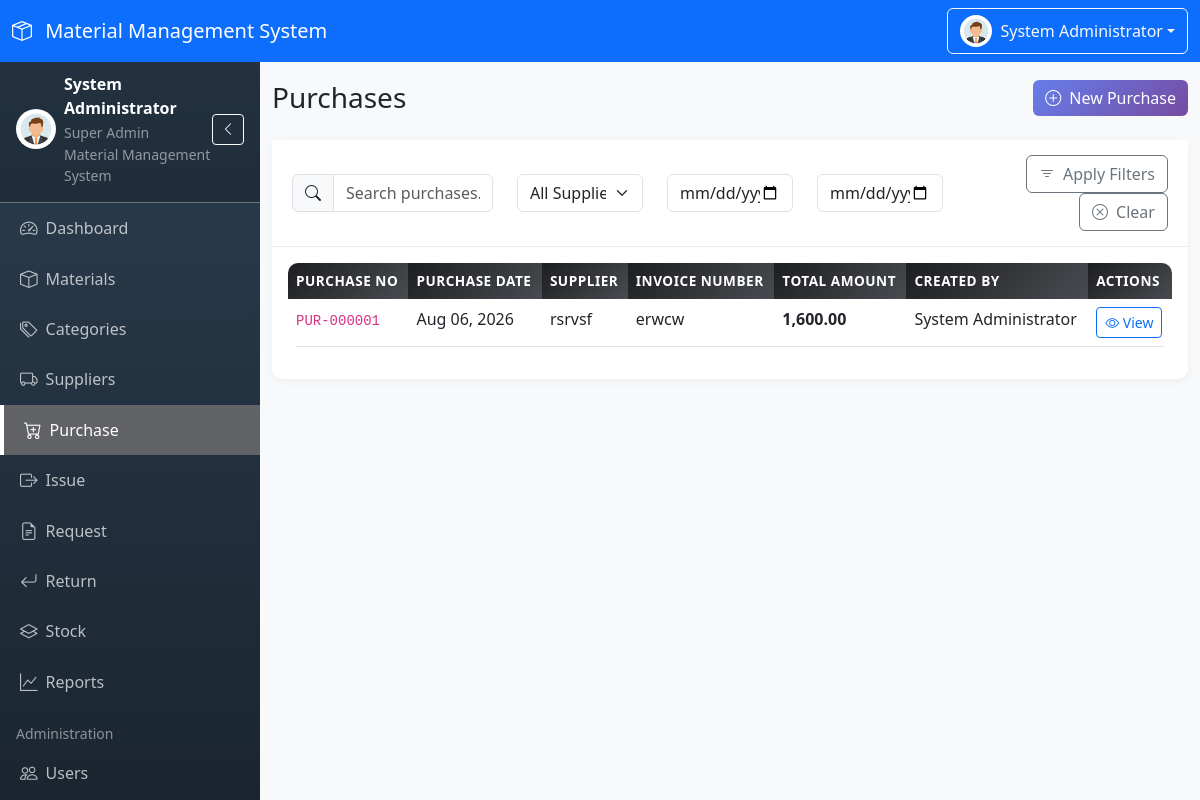
The app's page /modules/purchase/index.php (signed in) with its own data.
### tables this page shows
CREATE TABLE `purchase_master` (
  `id` int(11) NOT NULL,
  `purchase_no` varchar(20) NOT NULL,
  `purchase_date` date NOT NULL,
  `supplier_id` int(11) NOT NULL,
  `invoice_number` varchar(50) DEFAULT NULL,
  `total_amount` decimal(12,2) NOT NULL DEFAULT 0.00,
  `remarks` text DEFAULT NULL,
  `created_by` int(11) DEFAULT NULL,
  `created_at` timestamp NOT NULL DEFAULT current_timestamp(),
  `updated_at` timestamp NOT NULL DEFAULT current_timestamp() ON UPDATE current_timestamp()
);

CREATE TABLE `suppliers` (
  `id` int(11) NOT NULL,
  `supplier_code` varchar(20) NOT NULL,
  `supplier_name` varchar(100) NOT NULL,
  `company` varchar(100) DEFAULT NULL,
  `contact_person` varchar(100) DEFAULT NULL,
  `phone` varchar(20) DEFAULT NULL,
  `email` varchar(100) DEFAULT NULL,
  `address` text DEFAULT NULL,
  `status` enum('Active','Inactive') NOT NULL DEFAULT 'Active',
  `created_by` int(11) DEFAULT NULL,
  `created_at` timestamp NOT NULL DEFAULT current_timestamp(),
  `updated_at` timestamp NOT NULL DEFAULT current_timestamp() ON UPDATE current_timestamp()
);

CREATE TABLE `users` (
  `id` int(11) NOT NULL,
  `user_code` varchar(20) NOT NULL,
  `full_name` varchar(100) NOT NULL,
  `email` varchar(100) NOT NULL,
  `username` varchar(50) NOT NULL,
  `password` varchar(255) NOT NULL,
  `phone` varchar(20) DEFAULT NULL,
  `avatar` varchar(255) DEFAULT NULL,
  `role_id` int(11) NOT NULL,
  `status` enum('Active','Inactive') NOT NULL DEFAULT 'Active',
  `last_login` datetime DEFAULT NULL,
  `created_at` timestamp NOT NULL DEFAULT current_timestamp(),
  `updated_at` timestamp NOT NULL DEFAULT current_timestamp() ON UPDATE current_timestamp()
);

### includes/permission_check.php (called while the page is built, shortened)
<?php
function hasPermission($permissionKey) {
    return in_array($permissionKey, $_SESSION['permissions']);
}
        ?>

### modules/purchase/index.php (the view, shortened to what this page needs)
<?php
require_once __DIR__ . '/../../includes/permission_check.php';
$search = $_GET['search'] ?? '';
$date_from = $_GET['date_from'] ?? '';
$date_to = $_GET['date_to'] ?? '';
$sql = "SELECT pm.*, s.supplier_name, u.full_name as created_by_name
        FROM purchase_master pm
        INNER JOIN suppliers s ON pm.supplier_id = s.id
        LEFT JOIN users u ON pm.created_by = u.id
        WHERE 1=1";
$params = [];
$sql .= " ORDER BY pm.created_at DESC";
$stmt = $pdo->prepare($sql);
$stmt->execute($params);
$purchases = $stmt->fetchAll();
require_once __DIR__ . '/../../includes/header.php';
?>
<div class="d-flex justify-content-between align-items-center mb-4">
    <h1 class="h3 mb-0">Purchases</h1>
    <?php if (hasPermission('purchase.create')): ?>
    <a href="<?php echo BASE_URL; ?>/modules/purchase/create.php" class="btn btn-primary">
        <i class="bi bi-plus-circle me-2"></i>New Purchase
    </a>
    <?php endif; ?>
</div>
<div class="card">
    <div class="card-header">
        <div class="row align-items-center">
            <div class="col-md-3">
                <div class="input-group">
                    <span class="input-group-text"><i class="bi bi-search"></i></span>
                    <input type="text" class="form-control" id="searchInput" placeholder="Search purchases..." value="<?php echo htmlspecialchars($search); ?>">
                </div>
            </div>
            <div class="col-md-2">
                <select class="form-select" id="supplierFilter">
                    <option value="">All Suppliers</option>
                </select>
            </div>
            <div class="col-md-2">
                <input type="date" class="form-control" id="dateFrom" value="<?php echo htmlspecialchars($date_from); ?>" placeholder="From Date">
            </div>
            <div class="col-md-2">
                <input type="date" class="form-control" id="dateTo" value="<?php echo htmlspecialchars($date_to); ?>" placeholder="To Date">
            </div>
            <div class="col-md-3 text-end">
                <button class="btn btn-outline-secondary" onclick="applyFilters()">
                    <i class="bi bi-filter me-2"></i>Apply Filters
                </button>
                <button class="btn btn-outline-secondary" onclick="clearFilters()">
                    <i class="bi bi-x-circle me-2"></i>Clear
                </button>
            </div>
        </div>
    </div>
    <div class="card-body">
        <div class="table-responsive">
            <table class="table table-hover">
                <thead>
                    <tr>
                        <th>Purchase No</th>
                        <th>Purchase Date</th>
                        <th>Supplier</th>
                        <th>Invoice Number</th>
                        <th>Total Amount</th>
                        <th>Created By</th>
                        <th>Actions</th>
                    </tr>
                </thead>
                <tbody>
                    <?php foreach ($purchases as $purchase): ?>
                    <tr>
                        <td><code><?php echo htmlspecialchars($purchase['purchase_no']); ?></code></td>
                        <td><?php echo date('M d, Y', strtotime($purchase['purchase_date'])); ?></td>
                        <td><?php echo htmlspecialchars($purchase['supplier_name']); ?></td>
                        <td><?php echo htmlspecialchars($purchase['invoice_number'] ?? '-'); ?></td>
                        <td><strong><?php echo number_format($purchase['total_amount'], 2); ?></strong></td>
                        <td><?php echo htmlspecialchars($purchase['created_by_name'] ?? 'System'); ?></td>
                        <td>
                            <a href="<?php echo BASE_URL; ?>/modules/purchase/view.php?id=<?php echo $purchase['id']; ?>" class="btn btn-sm btn-outline-primary">
                                <i class="bi bi-eye"></i> View
                            </a>
                        </td>
                    </tr>
                    <?php endforeach; ?>
                </tbody>
            </table>
        </div>
    </div>
</div>
<?php require_once __DIR__ . '/../../includes/footer.php'; ?>

### assets/css/style.css (style rules this page uses)
:root { --primary-color: #667eea; --secondary-color: #764ba2; --sidebar-width: 260px; --sidebar-collapsed-width: 70px; --navbar-height: 56px; }
body { font-family: 'Segoe UI', Tahoma, Geneva, Verdana, sans-serif; background-color: #f8f9fa; overflow-x: hidden; }
.card { border: none; border-radius: 10px; box-shadow: 0 2px 10px rgba(0, 0, 0, 0.05); margin-bottom: 20px; }
.card-header { background: white; border-bottom: 1px solid #eee; padding: 15px 20px; font-weight: 600; border-radius: 10px 10px 0 0; }
.table { border-radius: 10px; overflow: hidden; }
.table thead th { background: linear-gradient(135deg, #1d1e20, #484b50); color: white; border: none; font-weight: 600; text-transform: uppercase; font-size: 0.85rem; letter-spacing: 0.5px; }
.table tbody tr { transition: all 0.2s ease; }
.btn-primary { background: linear-gradient(135deg, var(--primary-color), var(--secondary-color)); border: none; }

### records on screen
purchase_master: purchase_no "PUR-000001", purchase_date "Aug 06, 2026", supplier.supplier_name "rsrvsf", invoice_number "erwcw", total_amount "1,600.00", created_by.full_name "System Administrator"

### other values on screen
SYSTEM_NAME "Material Management System"
$_SESSION['full_name'] "System Administrator"
$_SESSION['role_name'] "Super Admin"
